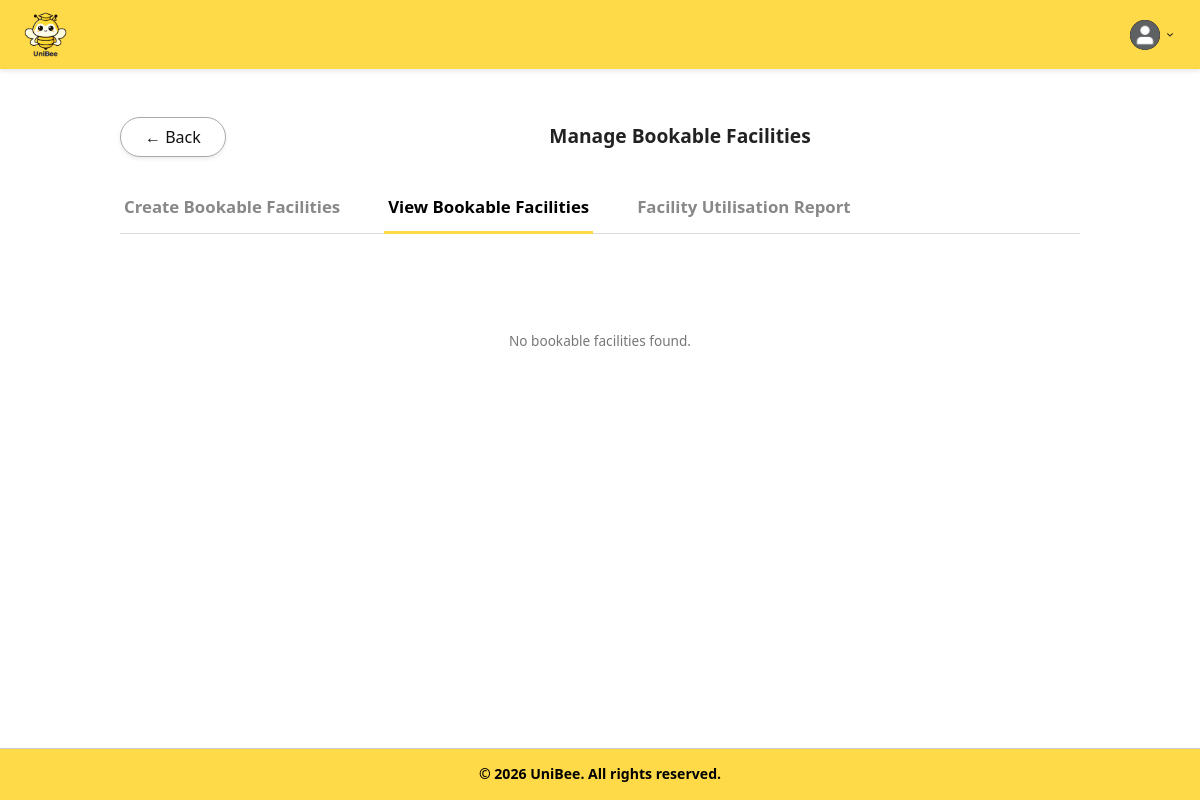
Page /boundary/manageBookableFacilitiesPage.php?tab=view (signed in) on the earlier database version.
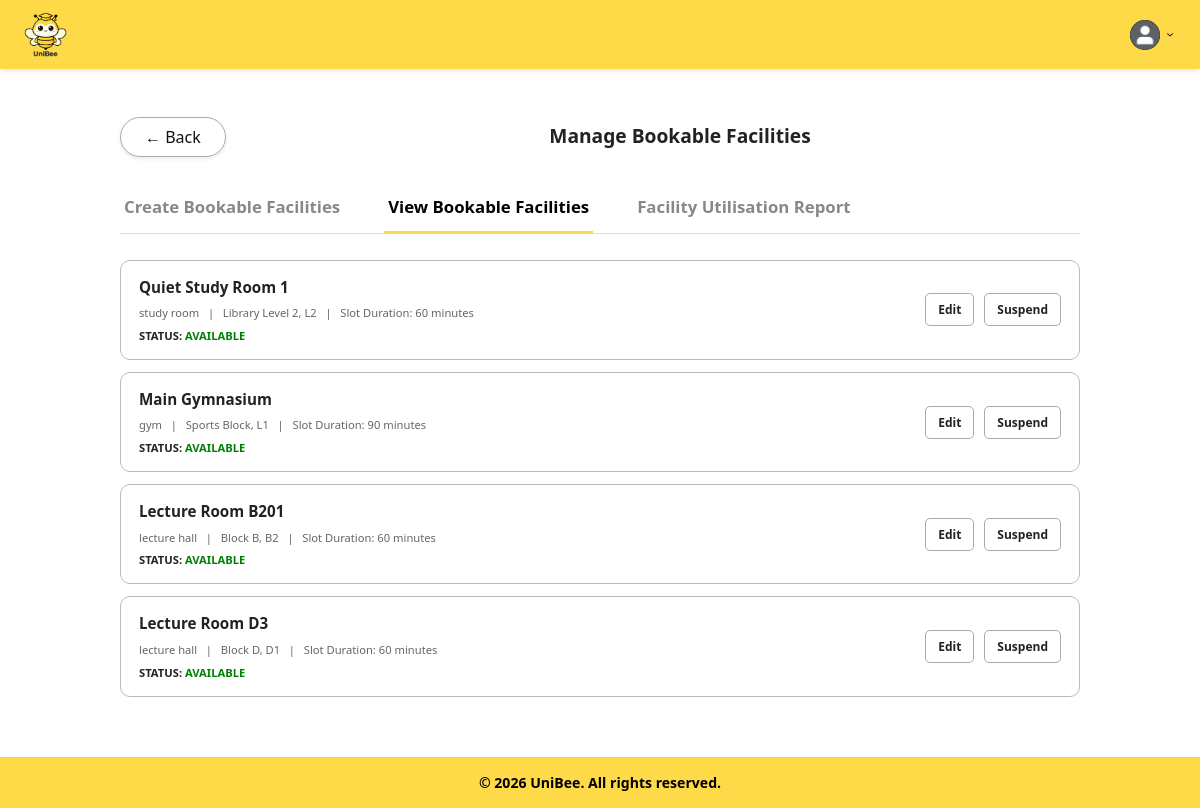
Same page on the later database version.
### tables this page shows
CREATE TABLE BookableFacilities (
    id INT PRIMARY KEY AUTO_INCREMENT,
    facilityId INT NOT NULL,
    isBookable BOOLEAN DEFAULT FALSE,
    slotDuration INT,
    bookingCapacity INT NULL,
    openTime TIME,
    closeTime TIME,
    status ENUM('available', 'unavailable') DEFAULT 'available',
    createdAt DATETIME DEFAULT CURRENT_TIMESTAMP,
    updatedAt DATETIME DEFAULT CURRENT_TIMESTAMP ON UPDATE CURRENT_TIMESTAMP,
    FOREIGN KEY (facilityId) REFERENCES Facilities(id) ON DELETE CASCADE,
    UNIQUE (facilityId)
);

CREATE TABLE Facilities (
    id INT PRIMARY KEY AUTO_INCREMENT,
    universityId INT NOT NULL,
    floorId INT,
    name VARCHAR(255) NOT NULL,
    roomCode VARCHAR(100),
    type ENUM('study room', 'gym', 'lecture hall', 'lab', 'classroom') DEFAULT 'study room',
    description TEXT,
    location VARCHAR(255),
    blockFloor VARCHAR(100),
    capacity INT,
    status VARCHAR(50) DEFAULT 'active',
    createdAt DATETIME DEFAULT CURRENT_TIMESTAMP,
    updatedAt DATETIME DEFAULT CURRENT_TIMESTAMP ON UPDATE CURRENT_TIMESTAMP,
    FOREIGN KEY (universityId) REFERENCES Universities(id) ON DELETE CASCADE,
    FOREIGN KEY (floorId) REFERENCES CampusFloors(id) ON DELETE SET NULL
);

### entity/bookableFacilities.php (called while the page is built, shortened)
<?php
class BookableFacilities
{
    public function getBookableFacilitiesByUniversity(
        $universityId
    ) {
        $database = new Database();
        $db = $database->connect();
        try {
            $sql = "SELECT
                        bf.id,
                        bf.facilityId,
                        bf.isBookable,
                        bf.slotDuration,
                        bf.bookingCapacity,
                        bf.openTime,
                        bf.closeTime,
                        bf.status,
                        bf.createdAt,
                        bf.updatedAt,
                        f.name,
                        f.type,
                        f.location,
                        f.blockFloor,
                        f.capacity
                    FROM BookableFacilities bf
                    INNER JOIN Facilities f
                        ON f.id = bf.facilityId
                    WHERE f.universityId = ?
                    ORDER BY f.type ASC,
                             f.name ASC";
            $stmt = $db->prepare($sql);
            $stmt->execute([
                $universityId
            ]);
            return $stmt->fetchAll(
                PDO::FETCH_ASSOC
            );
        } catch (PDOException $e) {
            error_log(
                "Get bookable facilities error: "
                . $e->getMessage()
            );
            return [];
        }
    }
}
?>

### controller/manageBookableFacilitiesController.php (called while the page is built, shortened)
<?php
require_once "../entity/facilities.php";
require_once "../entity/bookableFacilities.php";
class ManageBookableFacilitiesController
{
    private $bookableFacilities;
    public function __construct()
    {
        $this->bookableFacilities =
            new BookableFacilities();
    }
    public function getBookableFacilities($universityId)
    {
        return $this->bookableFacilities
            ->getBookableFacilitiesByUniversity(
                $universityId
            );
    }
}
?>

### boundary/manageBookableFacilitiesPage.php (the view, shortened to what the changed rows need)
<?php
require_once "../controller/manageBookableFacilitiesController.php";
$universityId =
    $_SESSION['university_id'] ?? null;
$controller =
    new ManageBookableFacilitiesController();
$tab =
    $_GET['tab'] ?? 'create';
$facilities = [];
$bookableFacilities = [];
if ($universityId !== null) {
    $facilities =
        $controller->getAvailableFacilities(
            $universityId
        );
    $bookableFacilities =
        $controller->getBookableFacilities(
            $universityId
        );
}
?>
<!DOCTYPE html>
<html lang="en">
<head>
    <link rel="stylesheet" href="../style.css">
</head>
<body>
    <main class="bookable-page">
        <div class="bookable-container">
            <div class="profile-header">
                <a href="universityAdminDashboardPage.php" class="btn-back">
                </a>
                <h1 class="section-label">
                    Manage Bookable Facilities
                </h1>
            </div>
            <div class="bookable-tabs">
                <a href="?tab=create" class="bookable-tab
                    <?php
                    echo $tab === 'create'
                        ? 'active'
                        : ''; ?>">
                </a>
                <a href="?tab=view" class="bookable-tab
                    <?php
                    echo $tab === 'view'
                        ? 'active'
                        : ''; ?>">
                </a>
                <a href="?tab=report" class="bookable-tab
                    <?php
                    echo $tab === 'report'
                        ? 'active'
                        : ''; ?>">
                </a>
            </div>
            <?php if ($tab === 'create'): ?>
                <form method="POST" action="../controller/manageBookableFacilitiesController.php" class="bookable-form">
                    <input type="hidden" name="action" value="createBookableFacility">
                    <div class="form-group">
                        <label for="facilityType">
                            Facility Type
                        </label>
                        <select id="facilityType" name="facilityType" onchange="filterFacilities()" required>
                            <option value="">
                                Select facility type
                            </option>
                            <option value="study room">
                                Study Room
                            </option>
                            <option value="gym">
                                Gym
                            </option>
                            <option value="lecture hall">
                                Lecture Hall
                            </option>
                            <option value="lab">
                                Lab
                            </option>
                        </select>
                    </div>
                    <div class="form-group">
                        <label for="facilityId">
                            Facility Name
                        </label>
                        <select id="facilityId" name="facilityId" required>
                            <option value="" data-type="">
                                Select facility
                            </option>
                            <?php foreach ($facilities as $facility): ?>
                                <option value="<?php
                                echo (int) $facility['id'];
                                ?>" data-type="<?php
                                echo htmlspecialchars(
                                    $facility['type']
                                );
                                ?>">
                                    <?php
                                    echo htmlspecialchars(
                                        $facility['name']
                                    );
                                    ?>
                                    —
                                    <?php
                                    echo htmlspecialchars(
                                        $facility['location']
                                    );
                                    ?>,
                                    <?php
                                    echo htmlspecialchars(
                                        $facility['blockFloor']
                                    );
                                    ?>
                                </option>
                            <?php endforeach; ?>
                        </select>
                    </div>
                    <div class="form-group">
                        <label for="openTime">
                            Open Time
                        </label>
                        <input type="time" id="openTime" name="openTime" required>
                    </div>
                    <div class="form-group">
                        <label for="closeTime">
                            End Time
                        </label>
                        <input type="time" id="closeTime" name="closeTime" required>
                    </div>
                    <div class="form-group">
                        <label for="slotDuration">
                            Slot Duration (minutes)
                        </label>
                        <input type="number" id="slotDuration" name="slotDuration" min="1" step="1" placeholder="e.g. 60"
                            required>
                    </div>
                    <div class="create-button-area">
                        <button type="submit" class="btn-create-bookable">
                            Create
                        </button>
                    </div>
                </form>
            <?php elseif ($tab === 'view'): ?>
                <?php if (empty($bookableFacilities)): ?>
                    <div class="empty-message">
                        No bookable facilities found.
                    </div>
                <?php else: ?>
                    <div class="bookable-list">
                        <?php foreach ($bookableFacilities as $facility): ?>
                            <div class="bookable-row">
                                <div class="bookable-main">
                                    <span class="bookable-name">
                                        <?php
                                        echo htmlspecialchars($facility['name']);
                                        ?>
                                    </span>
                                    <span class="bookable-details">
                                        <?php
                                        echo htmlspecialchars($facility['type']);
                                        ?>
                                        &nbsp; | &nbsp;
                                        <?php
                                        echo htmlspecialchars($facility['location']);
                                        ?>,
                                        <?php
                                        echo htmlspecialchars($facility['blockFloor']);
                                        ?>
                                        &nbsp; | &nbsp;
                                        Slot Duration:
                                        <?php
                                        echo (int) $facility['slotDuration'];
                                        ?>
                                        minutes
                                    </span>
                                    <div class="bookable-status">
                                        Status:
                                        <span class="<?php
                                        echo $facility['status'] === 'available'
                                            ? 'status-available'
                                            : 'status-unavailable';
                                        ?>">
                                            <?php
                                            echo ucfirst(
                                                htmlspecialchars($facility['status'])
                                            );
                                            ?>
                                        </span>
                                    </div>
                                </div>
                                <div class="bookable-actions">
                                    <button type="button" class="bookable-action-button" onclick="openEditPopup(
                                    <?php echo (int) $facility['id']; ?>
                                )">
                                        Edit
                                    </button>
                                    <form method="POST" action="../controller/manageBookableFacilitiesController.php">
                                        <button type="submit" class="bookable-action-button">
                                            <?php
                                            echo $facility['status'] === 'available'
                                                ? 'Suspend'
                                                : 'Reactivate';
                                            ?>
                                        </button>
                                    </form>
                                </div>
                            </div>
                        <?php endforeach; ?>
                    </div>
                <?php endif; ?>
            <?php endif; ?>
        </div>
    </main>
</body>
</html>

Differences in the rows shown:
added bookablefacilities: facilityId.name "Quiet Study Room 1", facilityId.type "study room", facilityId.location "Library Level 2", facilityId.blockFloor "L2", slotDuration "60", status "AVAILABLE", shows "Suspend"
added bookablefacilities: facilityId.name "Main Gymnasium", facilityId.type "gym", facilityId.location "Sports Block", facilityId.blockFloor "L1", slotDuration "90", status "AVAILABLE", shows "Suspend"
added bookablefacilities: facilityId.name "Lecture Room B201", facilityId.type "lecture hall", facilityId.location "Block B", facilityId.blockFloor "B2", slotDuration "60", status "AVAILABLE", shows "Suspend"
added bookablefacilities: facilityId.name "Lecture Room D3", facilityId.type "lecture hall", facilityId.location "Block D", facilityId.blockFloor "D1", slotDuration "60", status "AVAILABLE", shows "Suspend"
Other differences:
text no longer shown: "No bookable facilities found."
